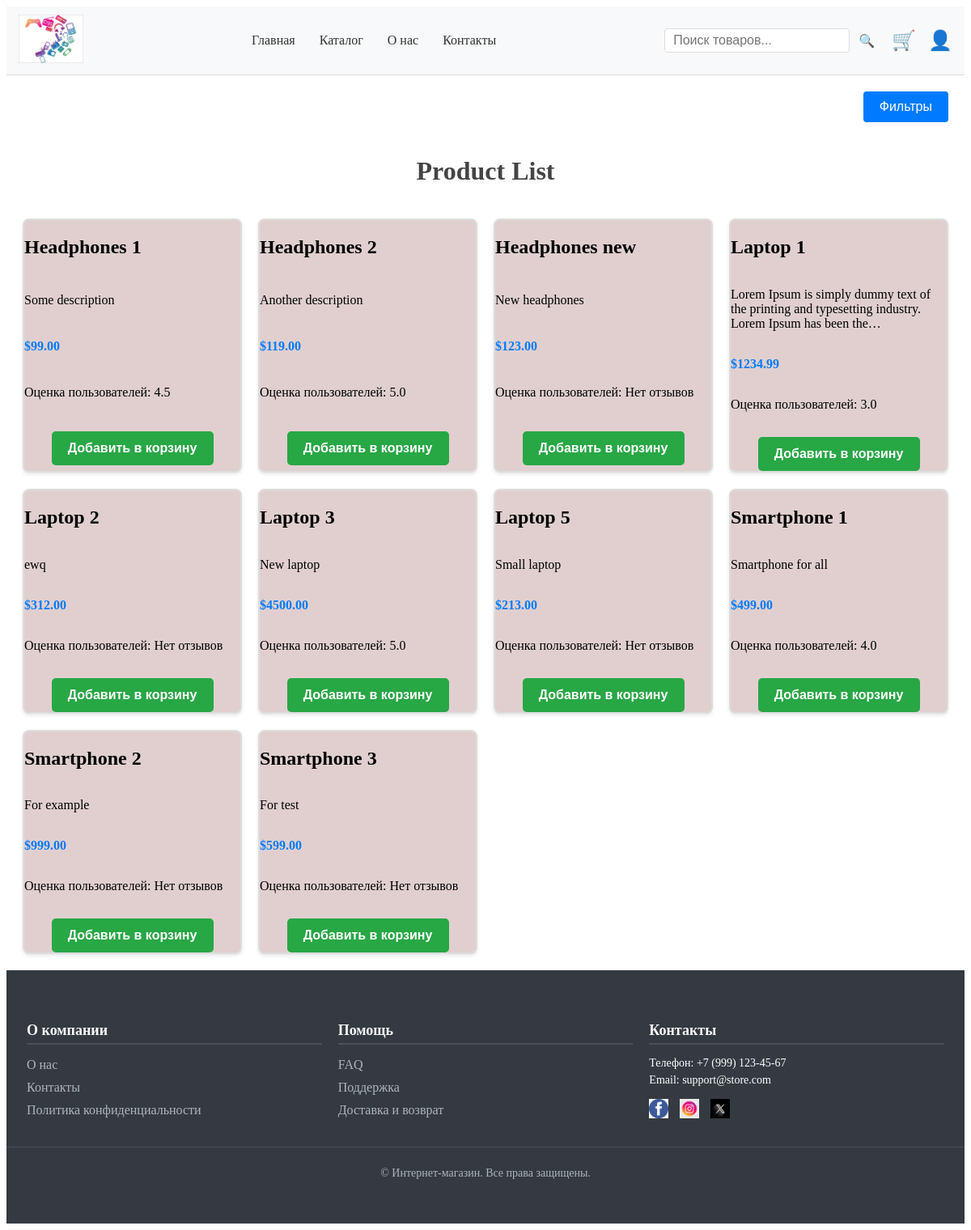
Screenshot of /products/ with the database file from the repository.
### shopapp/models.py (models this page shows, shortened)
class Product(models.Model):
    class Meta:
        ordering = ["name", "price"]
        verbose_name_plural = 'products'
    name = models.CharField(max_length=255)
    description = models.TextField()
    price = models.DecimalField(max_digits=10, decimal_places=2)
    stock = models.PositiveIntegerField(default=0)
    image = models.ImageField(upload_to='products/', null=True, blank=True)
    category = models.ForeignKey(Category, on_delete=models.CASCADE, related_name='products')
    created_at = models.DateTimeField(auto_now_add=True)
    updated_at = models.DateTimeField(auto_now=True)
    def is_in_stock(self):
        return self.stock > 0
    def average_rating(self):
        avg_rating = self.review.aggregate(average=Avg('rating'))['average']
        return round(avg_rating, 2) if avg_rating else "Нет отзывов"

### shopapp/views.py (the view)
# urls.py: path('products/', ProductsListView.as_view(), name='products_list'),
class ProductsListView(FilterView):
    model = Product
    template_name = 'shopapp/products_list.html'
    context_object_name = 'products'
    filterset_class = ProductFilter
    def get_queryset(self):
        query = self.request.GET.get('query')  # Получаем поисковый запрос
        if query:
            return Product.objects.filter(name__icontains=query).select_related(
                'category').order_by('category')
        return Product.objects.select_related('category').order_by('category')

### shopapp/models.py (called while the page is built)
    def __str__(self):
        return self.name

### shopapp/templates/shopapp/products_list.html (shortened to what this page needs)
{% extends 'shopapp/base.html' %}
{% load static %}
{% block head %}
<link rel="stylesheet" type="text/css" href="{% static 'css/products_list.css' %}">
{% endblock %}
{% block content %}
<div class="filter-dropdown">
    <button class="filter-btn">Фильтры</button>
</div>
<h1>Product List</h1>
<div class="product-list-container">
    <div class="product-grid">
        {% for product in products %}
        {% if product.is_in_stock %}
        <div class="product-card">
            <div>
                <h2><a href="{% url 'shopapp:product_detail' pk=product.pk %}"
                       style="text-decoration: none; color:black">
                    {{ product.name }}
                </a></h2>
            </div>
            <div>
                <p>{{ product.description|truncatechars:100 }}</p>
            </div>
            <div>
                <p class="product-price">${{ product.price }}</p>
            </div>
            <div>
                <p class="product-score">Оценка пользователей: {{ product.average_rating }}</p>
            </div>
            <div class="product-actions">
                {% if product.is_in_stock %}
                <form action="{% url 'shopapp:add_to_cart' product_id=product.id %}">
                    <button class="add-to-cart-btn">Добавить в корзину</button>
                </form>
                {% else %}
                <button class="out-of-stock-btn" disabled>Товар отсутствует</button>
                {% endif %}
            </div>
        </div>
        {% endif %}
        {% endfor %}
    </div>
</div>
{% endblock %}

### static/css/products_list.css (style rules this page uses)
.filter-dropdown { position: relative; display: inline-block; float: right; margin: 20px; }
.filter-btn { padding: 10px 20px; background-color: #007bff; color: #fff; border: none; border-radius: 4px; font-size: 16px; cursor: pointer; transition: background-color 0.3s ease; }
h1 { text-align: center; margin: 100px 0 20px 0; color: #444; }
.product-list-container { padding-top: 70px; max-width: 1200px; margin: 0 auto; padding: 20px; }
.product-grid { display: grid; grid-template-columns: repeat(auto-fill, minmax(250px, 1fr)); gap: 20px; }
.product-card { display: grid; background: #e1cfcf; border: 2px solid #ddd; border-radius: 8px; overflow: hidden; box-shadow: 0 2px 4px rgba(0, 0, 0, 0.1); transition: transform 0.2s, box-shadow 0.2s; }
.product-price { font-size: 16px; color: #007bff; font-weight: bold; }
.add-to-cart-btn, .out-of-stock-btn { width: 200px; padding: 12px 12px; font-size: 16px; font-weight: bold; text-align: center; cursor: pointer; border-radius: 5px; margin-top: 15px; border: none; transition: background-color 0.3s ease; }
.add-to-cart-btn { background-color: #28a745; color: white; }
.product-actions { display: flex; flex-direction: column; justify-content: flex-start; align-items: center; padding: 0; }

### rows the page displays
Product: name "Headphones 1", description "Some description", price "99.00", average_rating "4.5", stock "Добавить в корзину"
Product: name "Headphones 2", description "Another description", price "119.00", average_rating "5.0", stock "Добавить в корзину"
Product: name "Headphones new", description "New headphones", price "123.00", average_rating "Нет отзывов", stock "Добавить в корзину"
Product: name "Laptop 1", description "Lorem Ipsum is simply dummy text of the printing and typesetting industry. Lorem Ipsum has been the…", price "1234.99", average_rating "3.0", stock "Добавить в корзину"
Product: name "Laptop 2", description "ewq", price "312.00", average_rating "Нет отзывов", stock "Добавить в корзину"
Product: name "Laptop 3", description "New laptop", price "4500.00", average_rating "5.0", stock "Добавить в корзину"
Product: name "Laptop 5", description "Small laptop", price "213.00", average_rating "Нет отзывов", stock "Добавить в корзину"
Product: name "Smartphone 1", description "Smartphone for all", price "499.00", average_rating "4.0", stock "Добавить в корзину"
Product: name "Smartphone 2", description "For example", price "999.00", average_rating "Нет отзывов", stock "Добавить в корзину"
Product: name "Smartphone 3", description "For test", price "599.00", average_rating "Нет отзывов", stock "Добавить в корзину"
